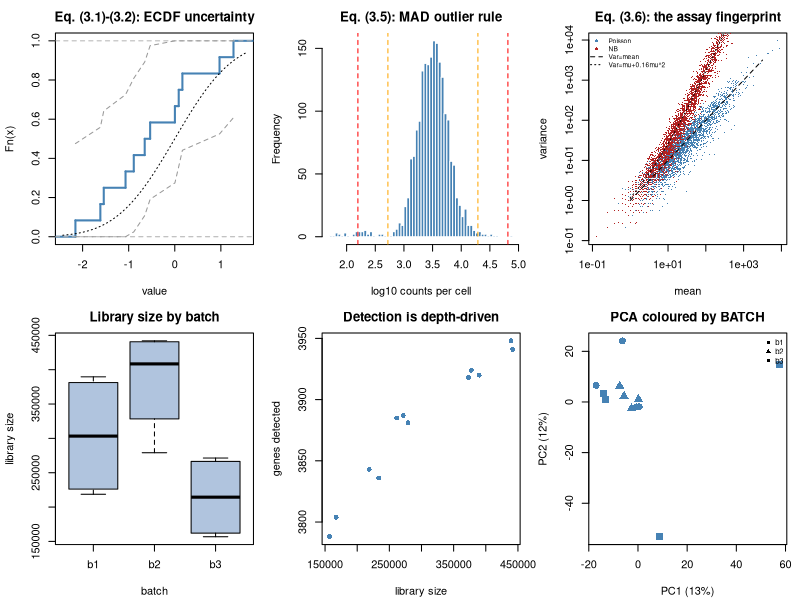

Here is the R script that generated this plot:
## ---- chunk 1
MODULE_NAME <- "03_exploratory_data_analysis"
OUT <- file.path(Sys.getenv("STATS_OUT", unset = "results"), MODULE_NAME)
dir.create(OUT, recursive = TRUE, showWarnings = FALSE)
header <- function(txt) cat("\n", strrep("=", 72), "\n", txt, "\n",
                            strrep("=", 72), "\n", sep = "")
## ---- chunk 2
header("1. ECDF and the DKW uniform confidence band (3.1)-(3.2)")
dkw_halfwidth <- function(n, alpha = 0.05) sqrt(log(2 / alpha) / (2 * n))
for (n in c(6, 12, 30, 100, 1000)) {
  cat(sprintf("  n = %5d  95%% DKW band half-width = +/-%.3f\n", n, dkw_halfwidth(n)))
}
cat("\nWith n=6 the true CDF could be anywhere within +/-0.55 of the observed\n")
cat("one. That is why 'the data look non-normal' is a weak basis for\n")
cat("switching tests at small n.\n")
## ---- chunk 3
header("2. MAD: the 1.4826 constant, and breakdown (3.3)-(3.4)")
cat(sprintf("  1 / qnorm(0.75) = 1 / %.6f = %.6f\n", qnorm(0.75), 1 / qnorm(0.75)))
cat(sprintf("  R's mad() default constant = %.4f\n\n", formals(mad)$constant))

set.seed(303)
clean <- rnorm(1000)
cat(sprintf("  clean N(0,1): sd = %.4f   mad = %.4f   (truth 1.0)\n",
            sd(clean), mad(clean)))
cat(sprintf("\n%12s %10s %11s\n", "% corrupted", "sd", "mad"))
for (frac in c(0, 0.01, 0.05, 0.20, 0.45)) {
  dirty <- clean
  k <- floor(frac * length(dirty))
  if (k > 0) dirty[seq_len(k)] <- 1000
  cat(sprintf("%11.0f%% %10.2f %11.3f\n", 100 * frac, sd(dirty), mad(dirty)))
}
cat("\nsd has breakdown point 0; mad has 50%.\n")

## ---- chunk 4
## The MAD-based rule used in single-cell QC (scverse default), eq. (3.5).
mad_outliers <- function(x, k = 3) abs(x - median(x)) > k * mad(x)

set.seed(304)
qc_metric <- c(rnorm(1940, 3.5, 0.25),   # good cells
               rnorm(40, 2.2, 0.20),     # empty droplets
               rnorm(20, 4.4, 0.15))     # doublets
for (k in c(3, 5)) {
  fl <- mad_outliers(qc_metric, k)
  cat(sprintf("  k = %d:  %4d / %d cells flagged (%.1f%%)\n",
              k, sum(fl), length(qc_metric), 100 * mean(fl)))
}
## ---- chunk 5
header("3. Reading the likelihood off the mean-variance plot (3.6)")
set.seed(305)
G <- 3000; n_samp <- 8
mus <- exp(rnorm(G, 3, 1.6))

nb_matrix <- function(mu_vec, phi, n) {
  if (phi <= 0) matrix(rpois(length(mu_vec) * n, rep(mu_vec, n)), ncol = n)
  else matrix(rnbinom(length(mu_vec) * n, mu = rep(mu_vec, n), size = 1 / phi), ncol = n)
}

assays <- list(
  "Technical replicates (Poisson)"        = nb_matrix(mus, 0, n_samp),
  "Biological replicates (NB, phi=0.16)"  = nb_matrix(mus, 0.16, n_samp),
  "Log-intensities (Gaussian)"            = matrix(rnorm(G * n_samp, log2(mus), 0.35),
                                                   ncol = n_samp))

cat(sprintf("%-40s %28s\n", "assay", "slope of log(var)~log(mean)"))
for (nm in names(assays)) {
  M <- assays[[nm]]
  m <- rowMeans(M); v <- apply(M, 1, var)
  keep <- m > 1 & v > 0
  slope <- coef(lm(log(v[keep]) ~ log(m[keep])))[2]
  cat(sprintf("%-40s %28.3f\n", nm, slope))
}
cat("\n  slope ~ 1 -> Var = mean       -> Poisson  (technical only)\n")
cat("  slope ~ 2 -> Var = phi*mean^2 -> NB       (biological variability)\n")
cat("  slope ~ 0 -> Var independent  -> Gaussian (already stabilised)\n")

nb <- assays[["Biological replicates (NB, phi=0.16)"]]
m <- rowMeans(nb); v <- apply(nb, 1, var); keep <- m > 20
phi_hat <- median((v[keep] - m[keep]) / m[keep]^2)
cat(sprintf("\nMethod-of-moments dispersion from Var = mu + phi*mu^2 (eq. 4.9):\n"))
cat(sprintf("  phi_hat = %.4f  (true 0.16)\n", phi_hat))
cat(sprintf("  BCV = sqrt(phi) = %.3f   <- edgeR reports this\n", sqrt(phi_hat)))
## ---- chunk 6
header("4. The normality-pretest trap (3.7)")
set.seed(306)
cat(sprintf("%6s %20s %34s\n", "n", "SE(skew)=sqrt(6/n)",
            "P(Shapiro rejects | TRUE normal)"))
for (n in c(8, 20, 50, 200, 2000)) {
  rej <- mean(replicate(500, shapiro.test(rnorm(n))$p.value < 0.05))
  cat(sprintf("%6d %20.3f %33.1f%%\n", n, sqrt(6 / n), 100 * rej))
}
cat("\nNow a genuinely skewed distribution (log-normal), same test:\n")
cat(sprintf("%6s %34s\n", "n", "P(Shapiro rejects | NOT normal)"))
for (n in c(8, 20, 50, 200)) {
  pw <- mean(replicate(500, shapiro.test(rlnorm(n, 0, 0.75))$p.value < 0.05))
  cat(sprintf("%6d %33.1f%%\n", n, 100 * pw))
}
cat("\nAt n=8 the test misses clear log-normality most of the time. Choose the\n")
cat("model from the MEASUREMENT (Topic 2) and the mean-variance plot (3.6).\n")
## ---- chunk 7
header("5. QC battery on a simulated multi-batch RNA-seq experiment")
set.seed(307)
G <- 4000; n <- 12
meta <- data.frame(
  sample = sprintf("S%02d", 1:n),
  condition = rep(c("ctrl", "trt"), each = 6),
  ## Batches BALANCED across conditions (the good design of Module 01).
  batch = rep(c("b1", "b1", "b2", "b2", "b3", "b3"), 2),
  stringsAsFactors = FALSE)
rownames(meta) <- meta$sample

base <- exp(rnorm(G, 3, 1.5))
depth <- runif(n, 0.6, 1.6)
batch_shift <- c(b1 = 0, b2 = 0.35, b3 = -0.30)
mu <- outer(base, depth) * rep(exp(batch_shift[meta$batch]), each = G)
mu[1:200, 7:12] <- mu[1:200, 7:12] * 2                # a real effect
counts <- matrix(rnbinom(G * n, mu = as.vector(mu), size = 1 / 0.16), nrow = G)
dimnames(counts) <- list(sprintf("G%04d", 1:G), meta$sample)
stopifnot(identical(colnames(counts), rownames(meta)))   # eq. (2.1)

qc <- data.frame(
  library_size = colSums(counts),
  genes_detected = colSums(counts > 0),
  pct_top50 = apply(counts, 2, function(x) 100 * sum(sort(x, TRUE)[1:50]) / sum(x)),
  condition = meta$condition, batch = meta$batch)
print(round(qc[, 1:3], 1))

cat("\nPer-batch library-size medians (drift check):\n")
print(tapply(qc$library_size, qc$batch, median))

logcpm <- log2(t(t(counts) / colSums(counts)) * 1e6 + 1)
cm <- cor(logcpm, method = "spearman"); diag(cm) <- NA
cat(sprintf("\nSample-sample Spearman: min=%.3f, median=%.3f\n",
            min(cm, na.rm = TRUE), median(cm, na.rm = TRUE)))
cat("A sample correlating much worse with everything else is an outlier/swap.\n")

## PC x metadata association (eq. 17.6) - the key batch diagnostic.
pca <- prcomp(t(logcpm), center = TRUE, scale. = FALSE)
pve <- pca$sdev^2 / sum(pca$sdev^2)
cat("\nPC x metadata association (eq. 17.6) - R^2 of each PC on each factor:\n")
cat(sprintf("%4s %7s %11s %8s %13s\n", "PC", "PVE", "condition", "batch", "log lib size"))
for (k in 1:3) {
  z <- pca$x[, k]
  r2 <- function(f) summary(lm(z ~ f))$r.squared
  cat(sprintf("%4d %6.1f%% %11.3f %8.3f %13.3f\n", k, 100 * pve[k],
              r2(factor(meta$condition)), r2(factor(meta$batch)),
              r2(log(qc$library_size))))
}
cat("\nIf PC1 is better explained by batch or library size than by condition,\n")
cat("you have a technical problem, not a discovery (stats.md Topic 19).\n")
## ---- chunk 8
png(file.path(OUT, "qc_panel.png"), width = 1400, height = 800, res = 110)
par(mfrow = c(2, 3), mar = c(4.2, 4.2, 2.5, 1))

set.seed(308)
small <- rnorm(12)
plot(ecdf(small), main = "Eq. (3.1)-(3.2): ECDF uncertainty", xlab = "value",
     verticals = TRUE, do.points = FALSE, col = "steelblue", lwd = 2)
eps <- dkw_halfwidth(12); xs <- sort(small); ys <- seq_along(xs) / 12
lines(xs, pmin(ys + eps, 1), col = "grey60", lty = 2)
lines(xs, pmax(ys - eps, 0), col = "grey60", lty = 2)
curve(pnorm(x), add = TRUE, lty = 3)

hist(qc_metric, breaks = 60, col = "steelblue", border = "white",
     main = "Eq. (3.5): MAD outlier rule", xlab = "log10 counts per cell")
for (k in c(3, 5)) abline(v = median(qc_metric) + c(-1, 1) * k * mad(qc_metric),
                          col = if (k == 3) "orange" else "red", lty = 2)

M1 <- assays[[1]]; M2 <- assays[[2]]
plot(rowMeans(M1), apply(M1, 1, var), log = "xy", pch = ".", col = "steelblue",
     xlab = "mean", ylab = "variance", main = "Eq. (3.6): the assay fingerprint")
points(rowMeans(M2), apply(M2, 1, var), pch = ".", col = "firebrick")
lim <- 10^seq(0, 3.5, length.out = 50)
lines(lim, lim, lty = 2); lines(lim, lim + 0.16 * lim^2, lty = 3)
legend("topleft", c("Poisson", "NB", "Var=mean", "Var=mu+0.16mu^2"),
       col = c("steelblue", "firebrick", "black", "black"),
       pch = c(16, 16, NA, NA), lty = c(NA, NA, 2, 3), bty = "n", cex = 0.6)

boxplot(library_size ~ batch, data = qc, col = "lightsteelblue",
        main = "Library size by batch", xlab = "batch", ylab = "library size")
plot(qc$library_size, qc$genes_detected, pch = 16, col = "steelblue",
     xlab = "library size", ylab = "genes detected", main = "Detection is depth-driven")
plot(pca$x[, 1], pca$x[, 2], pch = c(16, 17, 15)[factor(meta$batch)],
     col = "steelblue", cex = 1.4,
     xlab = sprintf("PC1 (%.0f%%)", 100 * pve[1]),
     ylab = sprintf("PC2 (%.0f%%)", 100 * pve[2]),
     main = "PCA coloured by BATCH")
legend("topright", levels(factor(meta$batch)), pch = c(16, 17, 15), bty = "n", cex = 0.7)
invisible(dev.off())
cat("\nFigure written to", file.path(OUT, "qc_panel.png"), "\n")
